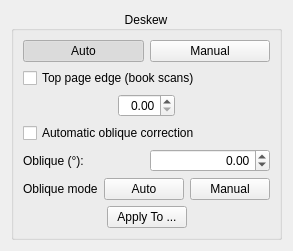
<?xml version="1.0" encoding="UTF-8"?>
<ui version="4.0">
 <class>deskew::OptionsWidget</class>
 <widget class="QWidget" name="deskew::OptionsWidget">
  <property name="geometry">
   <rect>
    <x>0</x>
    <y>0</y>
    <width>220</width>
    <height>146</height>
   </rect>
  </property>
  <property name="windowTitle">
   <string>Form</string>
  </property>
  <layout class="QVBoxLayout">
   <item>
    <widget class="CollapsibleGroupBox" name="deskewGroupBox">
     <property name="title">
      <string>Deskew</string>
     </property>
     <property name="alignment">
      <set>Qt::AlignCenter</set>
     </property>
     <layout class="QVBoxLayout" name="verticalLayout">
      <item>
       <layout class="QHBoxLayout">
        <item>
         <widget class="QPushButton" name="autoBtn">
          <property name="text">
           <string>Auto</string>
          </property>
          <property name="checkable">
           <bool>true</bool>
          </property>
          <property name="checked">
           <bool>true</bool>
          </property>
          <property name="autoExclusive">
           <bool>true</bool>
          </property>
         </widget>
        </item>
        <item>
         <widget class="QPushButton" name="manualBtn">
          <property name="text">
           <string>Manual</string>
          </property>
          <property name="checkable">
           <bool>true</bool>
          </property>
          <property name="autoExclusive">
           <bool>true</bool>
          </property>
         </widget>
        </item>
       </layout>
      </item>
      <item>
       <widget class="QCheckBox" name="topEdgeCheckBox">
        <property name="toolTip">
         <string>Use the top page edge for deskew (recommended for book scans with dark background).</string>
        </property>
        <property name="text">
         <string>Top page edge (book scans)</string>
        </property>
        <property name="checked">
         <bool>false</bool>
        </property>
       </widget>
      </item>
      <item>
       <layout class="QHBoxLayout">
        <item>
         <spacer>
          <property name="orientation">
           <enum>Qt::Horizontal</enum>
          </property>
          <property name="sizeHint" stdset="0">
           <size>
            <width>1</width>
            <height>1</height>
           </size>
          </property>
         </spacer>
        </item>
        <item>
         <widget class="QDoubleSpinBox" name="angleSpinBox">
          <property name="alignment">
           <set>Qt::AlignRight|Qt::AlignTrailing|Qt::AlignVCenter</set>
          </property>
          <property name="singleStep">
           <double>0.010000000000000</double>
          </property>
         </widget>
        </item>
        <item>
         <spacer>
          <property name="orientation">
           <enum>Qt::Horizontal</enum>
          </property>
          <property name="sizeHint" stdset="0">
           <size>
            <width>1</width>
            <height>1</height>
           </size>
          </property>
         </spacer>
        </item>
       </layout>
      </item>
      <item>
       <widget class="QCheckBox" name="autoObliqueCheckBox">
        <property name="toolTip">
         <string>When deskew mode is Auto, run automatic oblique (shear) correction. Disable for pages that only need rotation.</string>
        </property>
        <property name="text">
         <string>Automatic oblique correction</string>
        </property>
       </widget>
      </item>
      <item>
       <layout class="QHBoxLayout">
        <item>
         <widget class="QLabel" name="obliqueLabel">
          <property name="text">
           <string>Oblique (°):</string>
          </property>
         </widget>
        </item>
        <item>
         <widget class="QDoubleSpinBox" name="obliqueSpinBox">
          <property name="alignment">
           <set>Qt::AlignRight|Qt::AlignTrailing|Qt::AlignVCenter</set>
          </property>
          <property name="minimum">
           <double>-5.000000000000000</double>
          </property>
          <property name="maximum">
           <double>5.000000000000000</double>
          </property>
          <property name="singleStep">
           <double>0.100000000000000</double>
          </property>
         </widget>
        </item>
       </layout>
      </item>
      <item>
       <layout class="QHBoxLayout" name="horizontalLayout_oblique_mode">
        <item>
         <widget class="QLabel" name="obliqueModeLabel">
          <property name="text">
           <string>Oblique mode</string>
          </property>
         </widget>
        </item>
        <item>
         <widget class="QPushButton" name="obliqueAutoBtn">
          <property name="text">
           <string>Auto</string>
          </property>
          <property name="toolTip">
           <string>Automatically estimate oblique (shear) correction.</string>
          </property>
          <property name="checkable">
           <bool>true</bool>
          </property>
          <property name="checked">
           <bool>false</bool>
          </property>
          <property name="autoExclusive">
           <bool>true</bool>
          </property>
         </widget>
        </item>
        <item>
         <widget class="QPushButton" name="obliqueManualBtn">
          <property name="text">
           <string>Manual</string>
          </property>
          <property name="toolTip">
           <string>Keep the oblique angle set in the spin box.</string>
          </property>
          <property name="checkable">
           <bool>true</bool>
          </property>
          <property name="autoExclusive">
           <bool>true</bool>
          </property>
         </widget>
        </item>
       </layout>
      </item>
      <item>
       <layout class="QHBoxLayout" name="horizontalLayout">
        <item>
         <spacer name="horizontalSpacer_9">
          <property name="orientation">
           <enum>Qt::Horizontal</enum>
          </property>
          <property name="sizeHint" stdset="0">
           <size>
            <width>1</width>
            <height>1</height>
           </size>
          </property>
         </spacer>
        </item>
        <item>
         <widget class="QPushButton" name="applyDeskewBtn">
          <property name="text">
           <string>Apply To ...</string>
          </property>
         </widget>
        </item>
        <item>
         <spacer name="horizontalSpacer_10">
          <property name="orientation">
           <enum>Qt::Horizontal</enum>
          </property>
          <property name="sizeHint" stdset="0">
           <size>
            <width>1</width>
            <height>1</height>
           </size>
          </property>
         </spacer>
        </item>
       </layout>
      </item>
     </layout>
    </widget>
   </item>
   <item>
    <spacer>
     <property name="orientation">
      <enum>Qt::Vertical</enum>
     </property>
     <property name="sizeHint" stdset="0">
      <size>
       <width>1</width>
       <height>1</height>
      </size>
     </property>
    </spacer>
   </item>
  </layout>
 </widget>
 <customwidgets>
  <customwidget>
   <class>CollapsibleGroupBox</class>
   <extends>QGroupBox</extends>
   <header location="global">CollapsibleGroupBox.h</header>
   <container>1</container>
  </customwidget>
 </customwidgets>
 <resources/>
 <connections/>
</ui>
